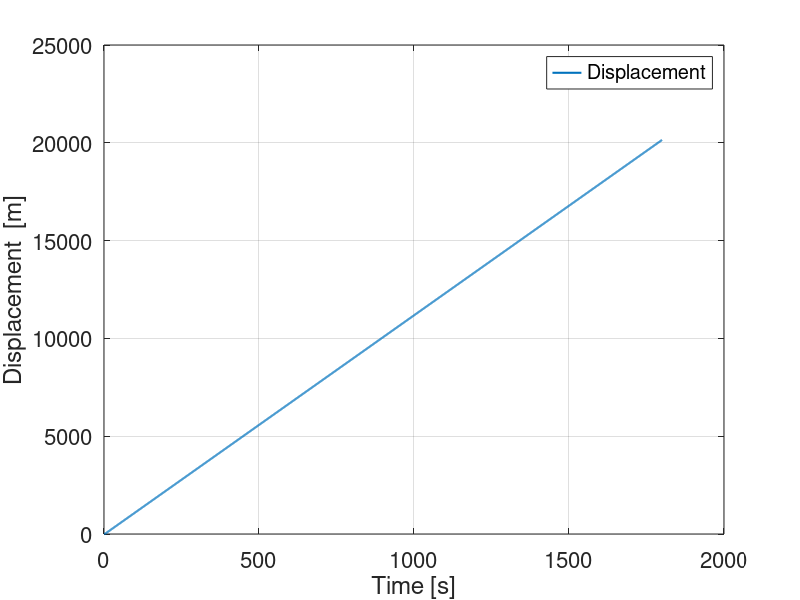
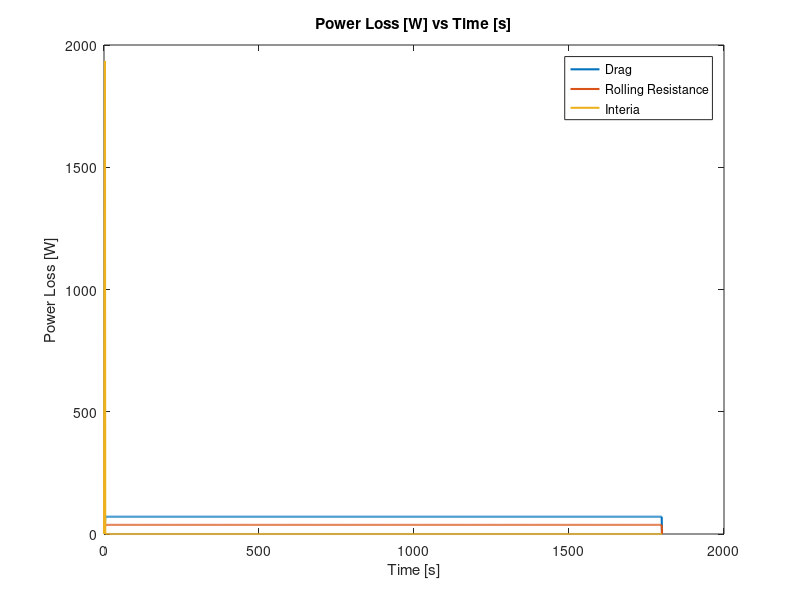
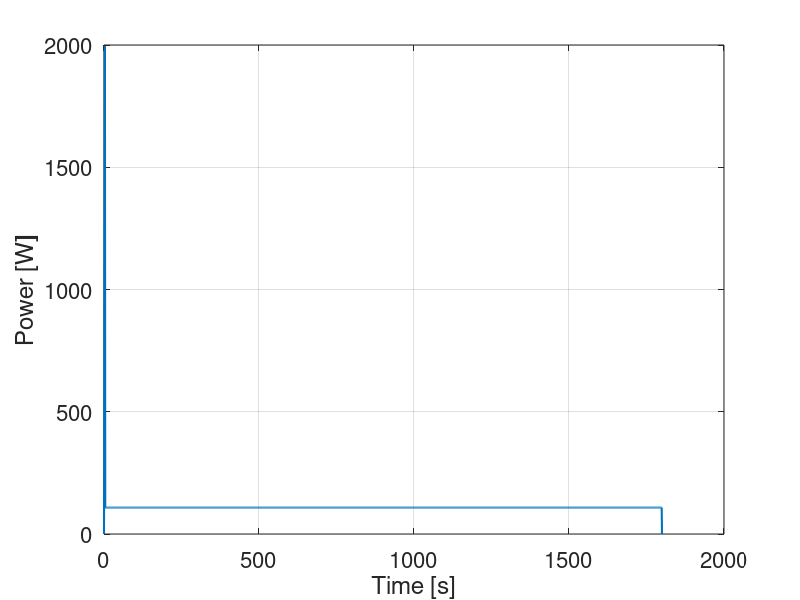

The MATLAB source for these figures, in order: (Note: this script raises an error after producing the figures.)
% SHELL ECOMARATHON Vehicle Model
% By Jordan Jeong and co.

%GOAL: AS FUEL EFFICIENT AS POSSIBLE FOR 10 MILES IN 30 MINUTES, about 16.09km

% Constants

clear; clc; format short;

rho = 1.004; % [kg/m^3] Air density in Colorado
rad = (2*pi/60); % Conversion factor for RMP to rad/sec
g = 9.81; % [m/s^s] gravity
V = 60; % [V] Voltage of car
I_max = 35; % [A] Current of car
C_d = .2 ; % Drag Coeff
C_rr = .004; % Rolling Coeff.
Wd = [61,61,65] ./ 2.205; % [kg] Weight Distribution [FL,FR,R]
m = sum(Wd); % [kg] total weight of car
h_aero = .375 ; % [m] height of aero 
h_cg = h_aero; % assume CoM height is same as aero height
% no grade, no wind, 3 wheels

% Tire jawn

r_w = .203; % [m] radius of rim
r_t = .2413; % [m] outer radius of tire
m_t = .35; % [kg] tire mass (of one)
m_w = .65; % [kg] wheel mass (of one)
m_as = m_t + m_w; % [kg] wheel assembly mass
l_wb = 1.397; % [m] distance between two axles
I_w = .5 * m_w * r_w^2; % [kg*m^2] MOI of Wheel
I_t = .5 * m_t * (r_t^2 + r_w^2); % [kg/m^2] MOI of tire
I_tot = I_t + I_w; % [kg/m^2] TOTAL MOI
mu_t = .7; % coeff. friction of tire

g_r = 12; % gear ratio
kv = 33.4; % [rpm/V] @ 60 Volts
T_eff = .95; % transmission efficiency RANDOM VALUE
A_f = .5; %[m^2] frontal area
P_max = V * I_max; % [W] 
P_maxwh = T_eff * P_max; % P_max wheels

RWD = Wd(3) / m; % [Weight fraction on rear axle]
F_maxf = (mu_t*RWD*m*g*1) / (1 - ((mu_t*h_cg)/l_wb)); % [N] Rear axle tractive force

m_eq = m + 3 * (I_w * (1/r_w)^2); % [kg] mass equivalent

t = 0:1:1800;

%Pre allocating arrays
F_drag = zeros(1, length(t));
P_drag = zeros(1, length(t));
F_rr = zeros(1, length(t));
P_rr = zeros(1, length(t));
F_inertia = zeros(1, length(t));
P_inertia = zeros(1, length(t));
P_maxf = zeros(1, length(t));
F_maxwh = zeros(1, length(t));
F_req = zeros(1,length(t));
P_x = zeros(1, length(t));
v = zeros(1, length(t));
a = zeros(1, length(t));
x = zeros(1, length(t));

for i = 1:length(t) - 1
    F_drag(i) = 1/2* rho * C_d * A_f * v(i)^2; % aerodynamic force (N)
    P_drag(i) = F_drag(i) * v(i); % aero power (W)
    % Rolling Resist. force and power
    F_rr(i) = C_rr * m *g; 
    P_rr(i) = F_rr(i) * v(i);
    % No grade
    F_maxwh(i) = P_maxwh / v(i); % F_max wheels

    % Determine which is your limiter (Powertrain [wh] or Traction [f])
    if F_maxwh(i) < F_maxf
        F = F_maxwh(i); % Use Max Powertrain force
    else
        F = F_maxf; % Use maximum tractive force if F_maxw is greater
    end

    if v(i) < 9.16 % 9.16 m/s = 20.5 mph
        a(i) = (F - F_rr(i) - F_drag(i)) / m_eq; % Calculate acceleration
        v(i+1) = v(i) + a(i); % Update velocity
        x(i+1) = x(i) + v(i) * (t(i+1) - t(i)); % Update position
    else
        a(i) = 0; % No acceleration if speed exceeds limit
        v(i+1) = v(i); % Maintain current velocity
        x(i+1) = x(i) + v(i) * (t(i+1) - t(i)); % Update position
    end
    F_inertia(i) = m_eq * a(i); % inertial force (N)
    P_inertia(i) = F_inertia(i) * v(i); % inertial power (W)

    F_req(i)=F_inertia(i)+F_rr(i)+F_drag(i);
    P_x(i)=F_req(i)*v(i);
end

%Energy Used
Energy_kWh = trapz(t, max(P_x, 0)) / (3600 * 1000);

figure('Name', 'Displacement vs Time'); 
set(gca,'FontSize',16); 
set(0, 'DefaultLineLineWidth', 1.5);
hold on; grid on; box on; 
plot(t, x ,'DisplayName', 'Displacement');
xlabel('Time [s]'); 
ylabel('Displacement  [m]'); 
legend
eff = x(end) / Energy_kWh / 1.609 / 1000; % efficiency in mi/kWh [from m/kWh]

% Power Loss Vs Time
figure('Name', 'PowerLoss'); 
set(gca,'FontSize',16); 
set(0, 'DefaultLineLineWidth', 1.5);
grid on; box on; 
plot(t, P_drag , t, P_rr, t, P_inertia );
xlabel('Time [s]'); 
ylabel('Power Loss [W]');
title('Power Loss [W] vs Time [s]')
legend('Drag','Rolling Resistance', 'Interia')

% power required
figure('Name', 'PowerRequired'); 
set(gca,'FontSize',16); 
set(0, 'DefaultLineLineWidth', 1.5);
hold on; grid on; box on; 
plot(t, P_x);
xlabel('Time [s]')
ylabel('Power [W]')
average(P_x)

% SENSITIVITY ANALYSIS
%{
param = 0;
param(1) = m; % mass
param(2) = h_aero; % height of aero pressure
param(3) = RWD; % RWD percent mass dist.
param(4) = V; % voltage
param(5) = mu_t; % coeff. of friction tire
param(6) = C_rr; % rolling resist. coeff.
param(7) = m_w; % mass wheel assem.
param(8) = m_t; % mass tire assem.
param(9) = r_w; % radius wheel
param(10) = r_t; % radius tire
param(11) = C_d; % coeff. of aero
%}
